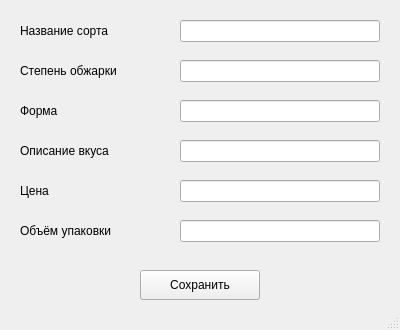
<?xml version="1.0" encoding="UTF-8"?>
<ui version="4.0">
 <class>AddEditCoffeeForm</class>
 <widget class="QMainWindow" name="AddEditCoffeeForm">
  <property name="geometry">
   <rect>
    <x>0</x>
    <y>0</y>
    <width>400</width>
    <height>330</height>
   </rect>
  </property>
  <widget class="QWidget" name="centralwidget">
   <widget class="QLineEdit" name="nameEdit">
    <property name="geometry">
     <rect>
      <x>180</x>
      <y>20</y>
      <width>200</width>
      <height>22</height>
     </rect>
    </property>
   </widget>
   <widget class="QLabel">
    <property name="geometry">
     <rect>
      <x>20</x>
      <y>20</y>
      <width>150</width>
      <height>22</height>
     </rect>
    </property>
    <property name="text">
     <string>Название сорта</string>
    </property>
   </widget>
   <widget class="QLineEdit" name="roastEdit">
    <property name="geometry">
     <rect>
      <x>180</x>
      <y>60</y>
      <width>200</width>
      <height>22</height>
     </rect>
    </property>
   </widget>
   <widget class="QLabel">
    <property name="geometry">
     <rect>
      <x>20</x>
      <y>60</y>
      <width>150</width>
      <height>22</height>
     </rect>
    </property>
    <property name="text">
     <string>Степень обжарки</string>
    </property>
   </widget>
   <widget class="QLineEdit" name="formEdit">
    <property name="geometry">
     <rect>
      <x>180</x>
      <y>100</y>
      <width>200</width>
      <height>22</height>
     </rect>
    </property>
   </widget>
   <widget class="QLabel">
    <property name="geometry">
     <rect>
      <x>20</x>
      <y>100</y>
      <width>150</width>
      <height>22</height>
     </rect>
    </property>
    <property name="text">
     <string>Форма</string>
    </property>
   </widget>
   <widget class="QLineEdit" name="tasteEdit">
    <property name="geometry">
     <rect>
      <x>180</x>
      <y>140</y>
      <width>200</width>
      <height>22</height>
     </rect>
    </property>
   </widget>
   <widget class="QLabel">
    <property name="geometry">
     <rect>
      <x>20</x>
      <y>140</y>
      <width>150</width>
      <height>22</height>
     </rect>
    </property>
    <property name="text">
     <string>Описание вкуса</string>
    </property>
   </widget>
   <widget class="QLineEdit" name="priceEdit">
    <property name="geometry">
     <rect>
      <x>180</x>
      <y>180</y>
      <width>200</width>
      <height>22</height>
     </rect>
    </property>
   </widget>
   <widget class="QLabel">
    <property name="geometry">
     <rect>
      <x>20</x>
      <y>180</y>
      <width>150</width>
      <height>22</height>
     </rect>
    </property>
    <property name="text">
     <string>Цена</string>
    </property>
   </widget>
   <widget class="QLineEdit" name="packageEdit">
    <property name="geometry">
     <rect>
      <x>180</x>
      <y>220</y>
      <width>200</width>
      <height>22</height>
     </rect>
    </property>
   </widget>
   <widget class="QLabel">
    <property name="geometry">
     <rect>
      <x>20</x>
      <y>220</y>
      <width>150</width>
      <height>22</height>
     </rect>
    </property>
    <property name="text">
     <string>Объём упаковки</string>
    </property>
   </widget>
   <widget class="QPushButton" name="saveButton">
    <property name="geometry">
     <rect>
      <x>140</x>
      <y>270</y>
      <width>120</width>
      <height>30</height>
     </rect>
    </property>
    <property name="text">
     <string>Сохранить</string>
    </property>
   </widget>

  </widget>

  <widget class="QMenuBar" name="menubar"/>
  <widget class="QStatusBar" name="statusbar"/>

 </widget>
 <resources/>
 <connections/>
</ui>
